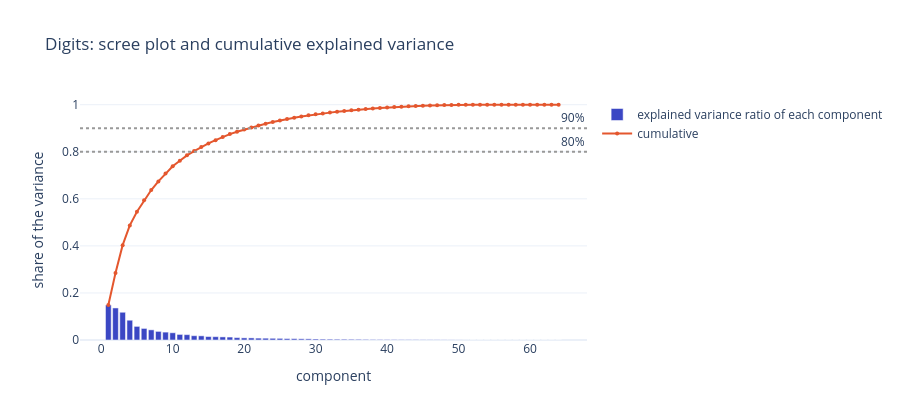

The cell this chart's notebook holds for it:
### Code cell
k = np.arange(1, 65)
fig = go.Figure()
fig.add_trace(go.Bar(x=k, y=ratio, name="explained variance ratio of each component"))
fig.add_trace(go.Scatter(x=k, y=cumulative, name="cumulative", mode="lines+markers", marker=dict(size=4)))
for target in [0.8, 0.9]:
    fig.add_hline(y=target, line_dash="dot", line_color="#999999", annotation_text=f"{target:.0%}")
fig.update_xaxes(title_text="component")
fig.update_yaxes(title_text="share of the variance", range=[0, 1.02])
fig.update_layout(title="Digits: scree plot and cumulative explained variance", height=420)
fig.show()

### Figure 1 — Plotly figure (JSON) as saved in the notebook; plotly's stock layout.template omitted (floating-point values rounded to 4 significant figures)
{"data": [{"name": "explained variance ratio of each component", "type": "bar", "x": [1, 2, 3, 4, 5, 6, 7, 8, 9, 10, 11, 12, 13, 14, 15, 16, 17, 18, 19, 20, 21, 22, 23, 24, 25, 26, 27, 28, 29, 30, 31, 32, 33, 34, 35, 36, 37, 38, 39, 40, 41, 42, 43, 44, 45, 46, 47, 48, 49, 50, 51, 52, 53, 54, 55, 56, 57, 58, 59, 60, 61, 62, 63, 64], "y": [0.1489, 0.1362, 0.1179, 0.0841, 0.05782, 0.04917, 0.04316, 0.03661, 0.03353, 0.03079, 0.02372, 0.02273, 0.01822, 0.01774, 0.01467, 0.0141, 0.01319, 0.01248, 0.01018, 0.009056, 0.008895, 0.007971, 0.007675, 0.007229, 0.006959, 0.005961, 0.005756, 0.005152, 0.004895, 0.004289, 0.003736, 0.003533, 0.003367, 0.00328, 0.003083, 0.002938, 0.002566, 0.002277, 0.002223, 0.002114, 0.001899, 0.001587, 0.001512, 0.001406, 0.001166, 0.001075, 0.0009641, 0.0007746, 0.0005572, 0.0004043, 0.0002099, 8.248e-05, 5.251e-05, 5.052e-05, 3.3e-05, 1.244e-05, 7.048e-06, 3.014e-06, 1.062e-06, 5.501e-07, 3.429e-07, 8.471e-19, 5.535e-19, 0.0]}, {"marker": {"size": 4}, "mode": "lines+markers", "name": "cumulative", "type": "scatter", "x": [1, 2, 3, 4, 5, 6, 7, 8, 9, 10, 11, 12, 13, 14, 15, 16, 17, 18, 19, 20, 21, 22, 23, 24, 25, 26, 27, 28, 29, 30, 31, 32, 33, 34, 35, 36, 37, 38, 39, 40, 41, 42, 43, 44, 45, 46, 47, 48, 49, 50, 51, 52, 53, 54, 55, 56, 57, 58, 59, 60, 61, 62, 63, 64], "y": [0.1489, 0.2851, 0.403, 0.4871, 0.545, 0.5941, 0.6373, 0.6739, 0.7074, 0.7382, 0.762, 0.7847, 0.8029, 0.8206, 0.8353, 0.8494, 0.8626, 0.8751, 0.8852, 0.8943, 0.9032, 0.9112, 0.9188, 0.9261, 0.933, 0.939, 0.9447, 0.9499, 0.9548, 0.9591, 0.9628, 0.9664, 0.9697, 0.973, 0.9761, 0.979, 0.9816, 0.9839, 0.9861, 0.9882, 0.9901, 0.9917, 0.9932, 0.9946, 0.9958, 0.9968, 0.9978, 0.9986, 0.9991, 0.9995, 0.9998, 0.9998, 0.9999, 0.9999, 1.0, 1.0, 1.0, 1.0, 1.0, 1.0, 1.0, 1.0, 1.0, 1.0]}], "layout": {"annotations": [{"showarrow": false, "text": "80%", "x": 1, "xanchor": "right", "xref": "x domain", "y": 0.8, "yanchor": "bottom", "yref": "y"}, {"showarrow": false, "text": "90%", "x": 1, "xanchor": "right", "xref": "x domain", "y": 0.9, "yanchor": "bottom", "yref": "y"}], "height": 420, "shapes": [{"line": {"color": "#999999", "dash": "dot"}, "type": "line", "x0": 0, "x1": 1, "xref": "x domain", "y0": 0.8, "y1": 0.8, "yref": "y"}, {"line": {"color": "#999999", "dash": "dot"}, "type": "line", "x0": 0, "x1": 1, "xref": "x domain", "y0": 0.9, "y1": 0.9, "yref": "y"}], "title": {"text": "Digits: scree plot and cumulative explained variance"}, "xaxis": {"title": {"text": "component"}}, "yaxis": {"range": [0, 1.02], "title": {"text": "share of the variance"}}}}
